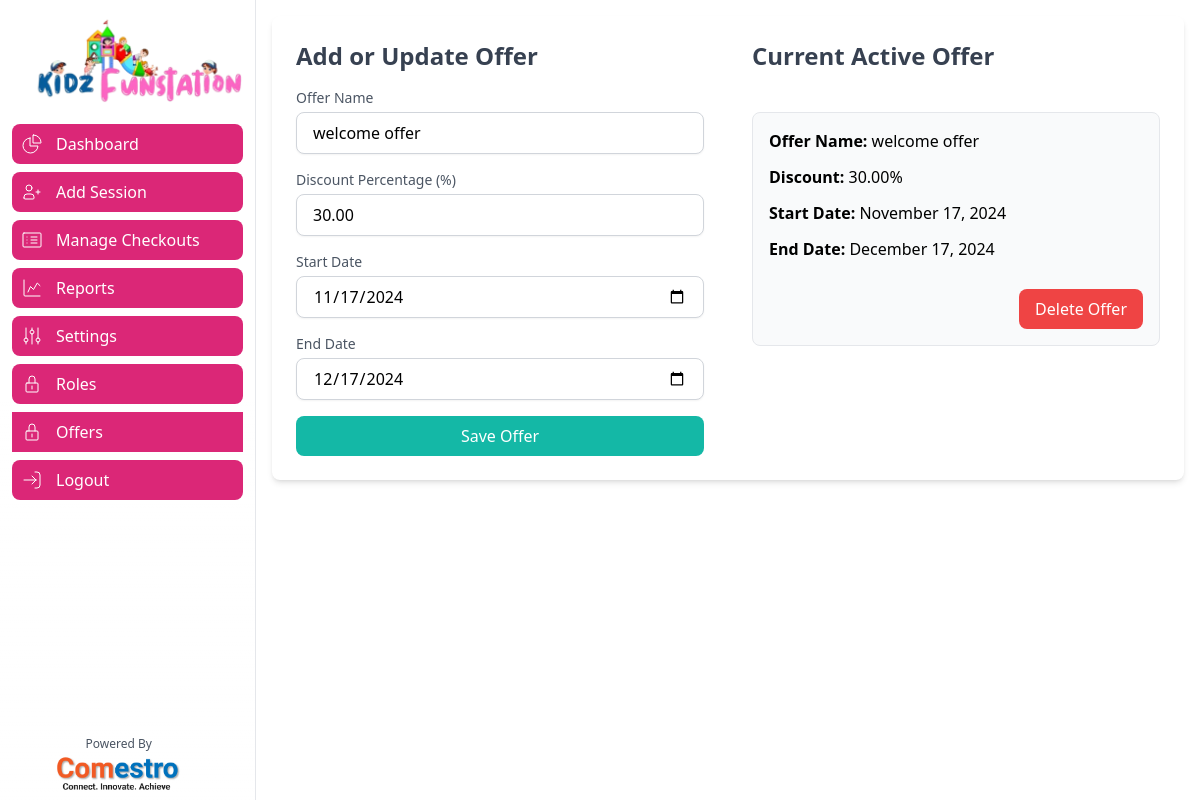
Screenshot of /offer.php with the database file from the repository.
### tables this page shows
CREATE TABLE `offers` (
  `id` int(11) NOT NULL,
  `offer_name` varchar(255) NOT NULL,
  `discount_percentage` decimal(5,2) NOT NULL,
  `start_date` date NOT NULL,
  `end_date` date NOT NULL,
  `is_active` tinyint(1) DEFAULT 1
);

### offer.php (the view, shortened to what this page needs)
<?php
require_once 'config/database.php';
$result = $db->query("SELECT * FROM offers LIMIT 1");
$currentOffer = $result->fetch_assoc();
?>
<!DOCTYPE html>
<html lang="en">
<head>
    <script src="https://cdn.tailwindcss.com"></script>
    <link href="https://cdn.jsdelivr.net/npm/flowbite@2.5.2/dist/flowbite.min.css" rel="stylesheet" />
</head>
<body class="bg-cover h-screen overflow-y-scroll">
    <?php include_once "include/sidebar.php"; ?>
    <div class="p-4 sm:ml-64">
        <div class="p-6 bg-white rounded-lg shadow-md">
            <div class="flex flex-col lg:flex-row lg:gap-12">
                <form action="" method="POST" class="space-y-4 flex-1">
                    <h3 class="text-2xl font-semibold text-gray-700">Add or Update Offer</h3>
                    <div>
                        <label for="offer_name" class="block text-sm font-medium text-gray-600">Offer Name</label>
                        <input type="text" id="offer_name" name="offer_name" required
                            value="<?= htmlspecialchars($currentOffer['offer_name'] ?? '') ?>"
                            class="w-full mt-1 px-4 py-2 border border-gray-300 rounded-lg shadow-sm focus:ring focus:ring-teal-200 focus:border-teal-400">
                    </div>
                    <div>
                        <label for="discount_percentage" class="block text-sm font-medium text-gray-600">Discount Percentage (%)</label>
                        <input type="number" id="discount_percentage" name="discount_percentage" min="0" max="100" step="0.01" required
                            value="<?= htmlspecialchars($currentOffer['discount_percentage'] ?? '') ?>"
                            class="w-full mt-1 px-4 py-2 border border-gray-300 rounded-lg shadow-sm focus:ring focus:ring-teal-200 focus:border-teal-400">
                    </div>
                    <div>
                        <label for="start_date" class="block text-sm font-medium text-gray-600">Start Date</label>
                        <input type="date" id="start_date" name="start_date" required
                            value="<?= htmlspecialchars($currentOffer['start_date'] ?? '') ?>"
                            class="w-full mt-1 px-4 py-2 border border-gray-300 rounded-lg shadow-sm focus:ring focus:ring-teal-200 focus:border-teal-400">
                    </div>
                    <div>
                        <label for="end_date" class="block text-sm font-medium text-gray-600">End Date</label>
                        <input type="date" id="end_date" name="end_date" required
                            value="<?= htmlspecialchars($currentOffer['end_date'] ?? '') ?>"
                            class="w-full mt-1 px-4 py-2 border border-gray-300 rounded-lg shadow-sm focus:ring focus:ring-teal-200 focus:border-teal-400">
                    </div>
                    <button type="submit"
                        class="w-full py-2 px-4 bg-teal-500 text-white font-medium rounded-lg hover:bg-teal-600 focus:outline-none focus:ring-2 focus:ring-teal-300">
                        Save Offer
                    </button>
                </form>
                <?php if ($currentOffer): ?>
                    <div class="flex-1 mt-12 lg:mt-0">
                        <h3 class="text-2xl font-semibold text-gray-700">Current Active Offer</h3>
                        <div class="p-4 border rounded-lg bg-gray-50 flex flex-col mt-10 gap-3">
                            <p><strong>Offer Name:</strong> <?= htmlspecialchars($currentOffer['offer_name']) ?></p>
                            <p><strong>Discount:</strong> <?= htmlspecialchars($currentOffer['discount_percentage']) ?>%</p>
                            <p><strong>Start Date:</strong>
                                <?= htmlspecialchars(date("F j, Y", strtotime($currentOffer['start_date']))) ?>
                            </p>
                            <p><strong>End Date:</strong>
                                <?= htmlspecialchars(date("F j, Y", strtotime($currentOffer['end_date']))) ?>
                            </p>
                            <a href="?delete_offer_id=<?= $currentOffer['id'] ?>"
                                class="mt-4 self-end py-2 px-4 bg-red-500 text-white font-medium rounded-lg hover:bg-red-600 focus:outline-none focus:ring-2 focus:ring-red-300">
                                Delete Offer
                            </a>
                        </div>
                    </div>
                <?php else: ?>
                    <div class="flex-1 mt-8 lg:mt-0">
                        <h3 class="text-2xl font-semibold text-gray-700">No Active Offer</h3>
                    </div>
                <?php endif; ?>
            </div>
        </div>
    </div>
</body>
</html>

### rows the page displays
offers: offer_name "welcome offer", discount_percentage "30.00", start_date "11/17/2024", end_date "12/17/2024", start_date "November 17, 2024", end_date "December 17, 2024"
